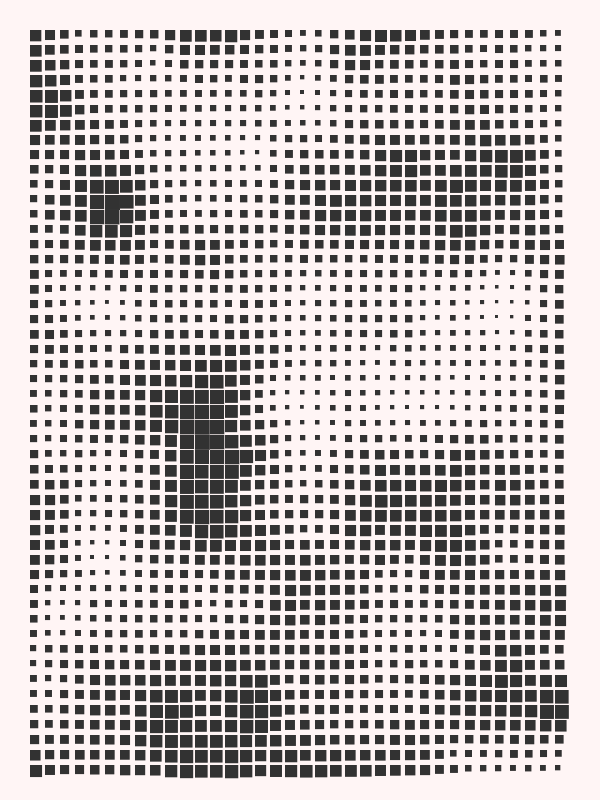
Frame 1 (no input)
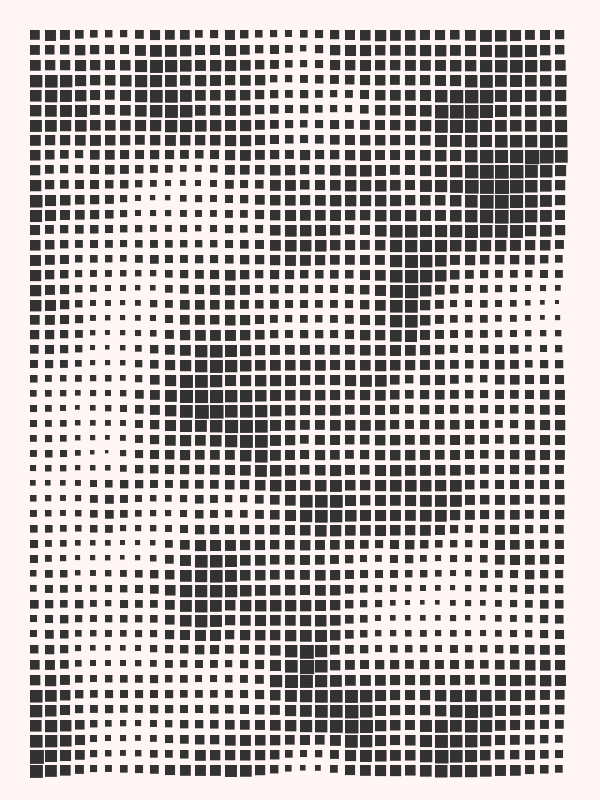
Frame 60 (the mouse pressed at the canvas centre just before this capture)
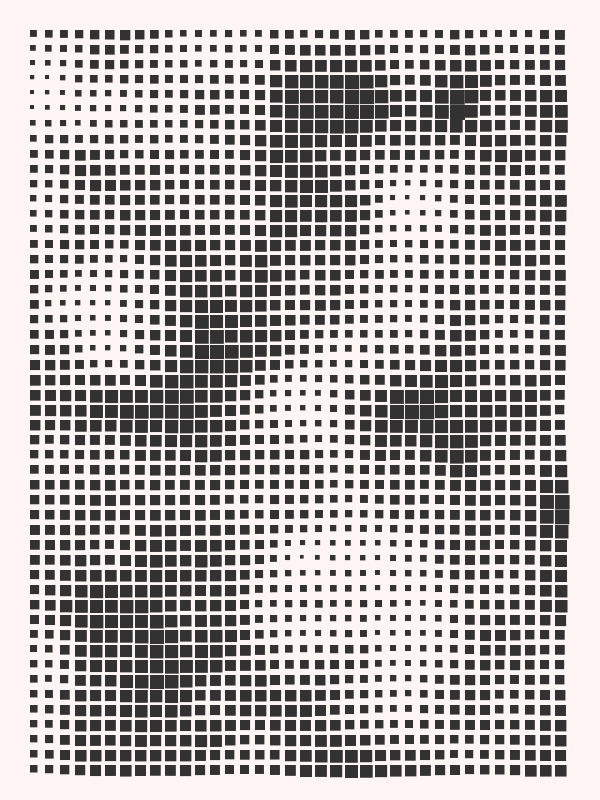
Frame 120 (the mouse held since frame 60 and released just before this capture)

The Processing sketch that drew these frames (run headless with seeded random() and noise(); from frame 60 on, the mouse is pressed at the canvas centre):

// Processing sketch: grid_with_noise_function
// ── grid_with_noise_function.pde
// Grid - with 3D noise

void setup() {
  size(600, 800);
  fill(50);
  noStroke();
}

void draw() {
  background(255, 245, 245);
  // Use a nested for() loop to create a grid
  for (int x = 30; x < width - 30; x += 15) {
    for (int y = 30; y < height - 30; y += 15) {
      // Determine the rect width using 3D noise
      float n = noise(x * .01, y * .01, millis() * .001) * 20;
      rect(x, y, n, n);
    }
  }
}
